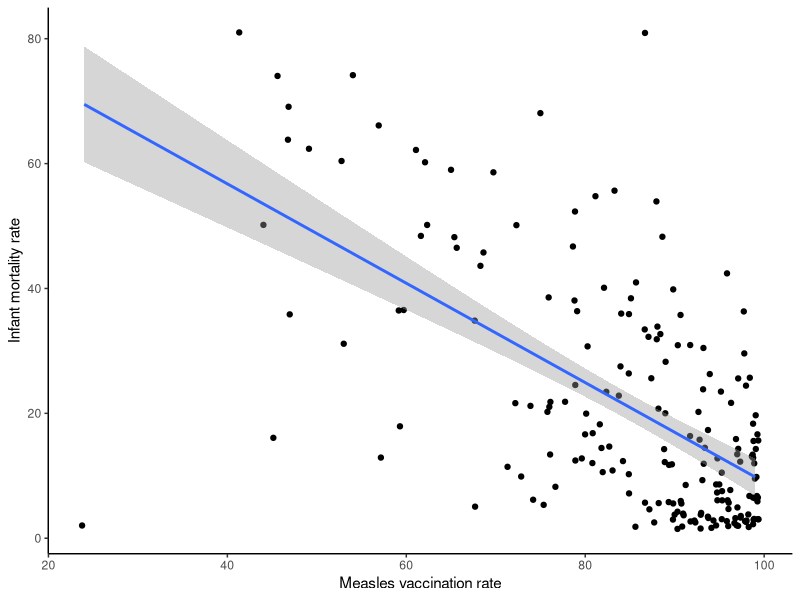
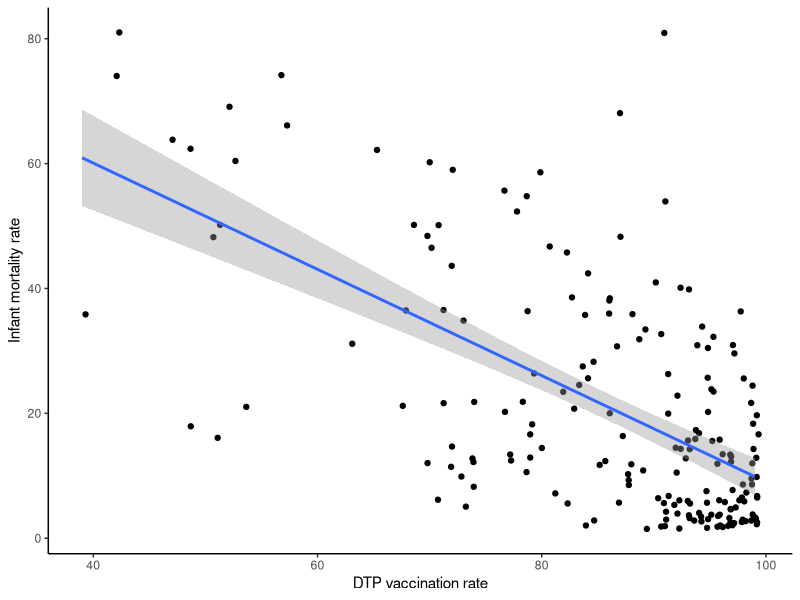
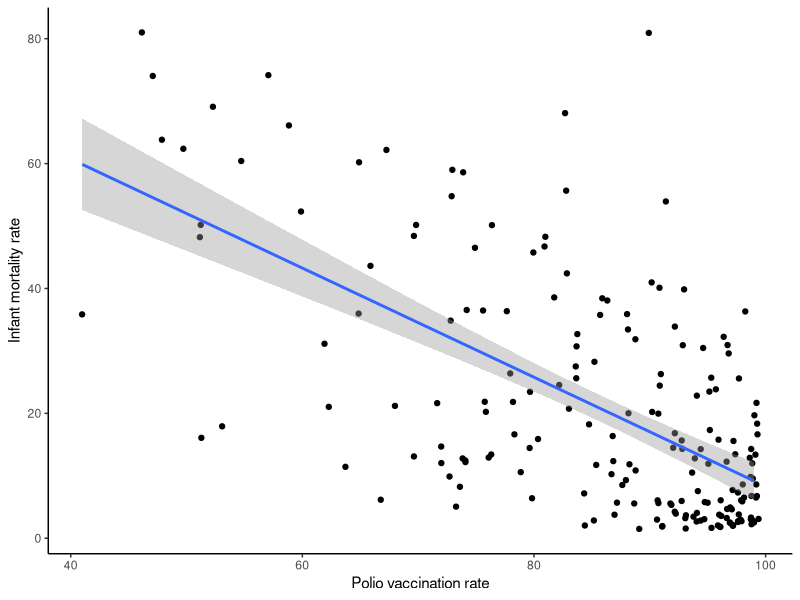
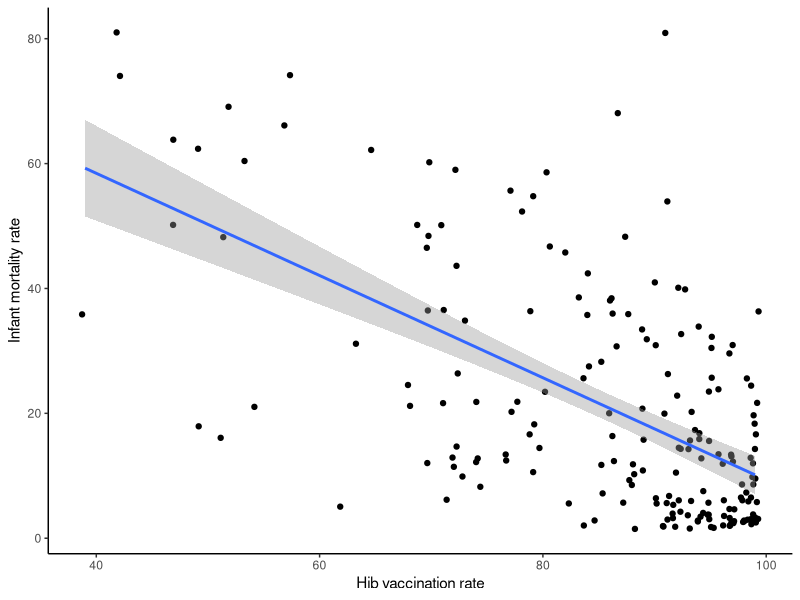
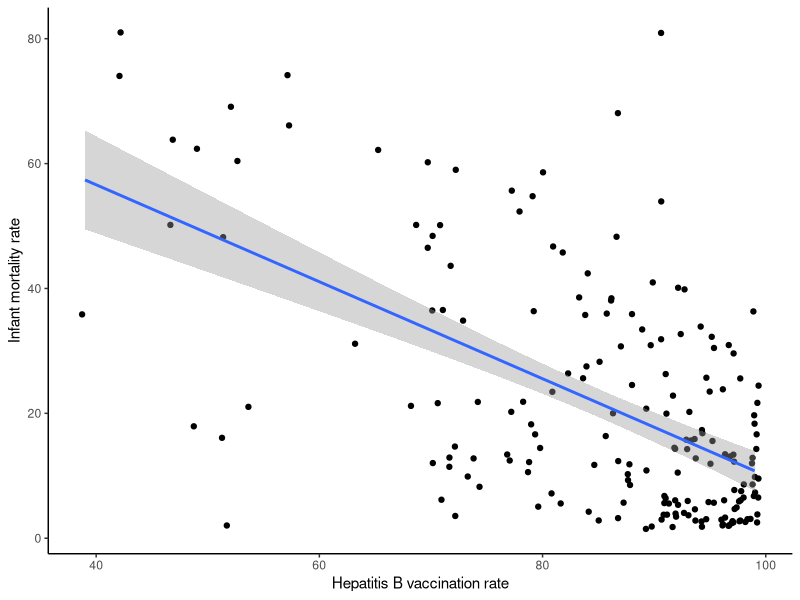
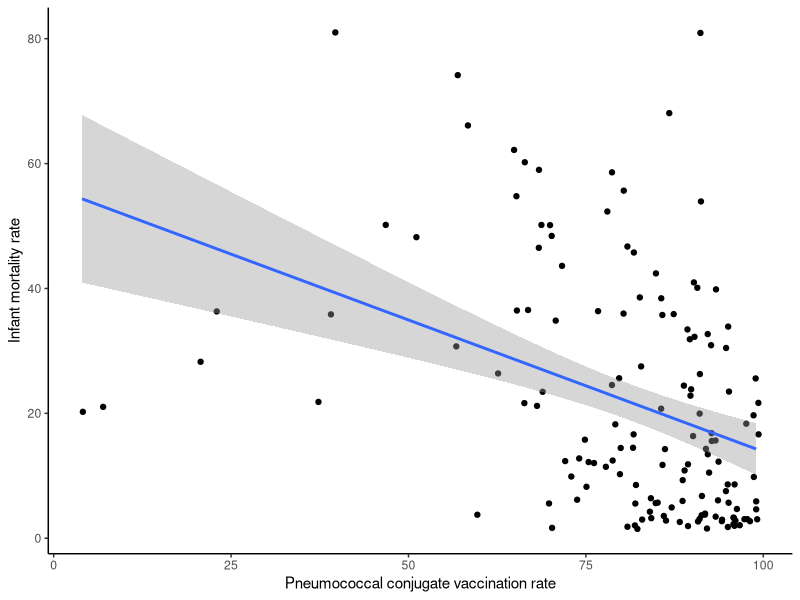
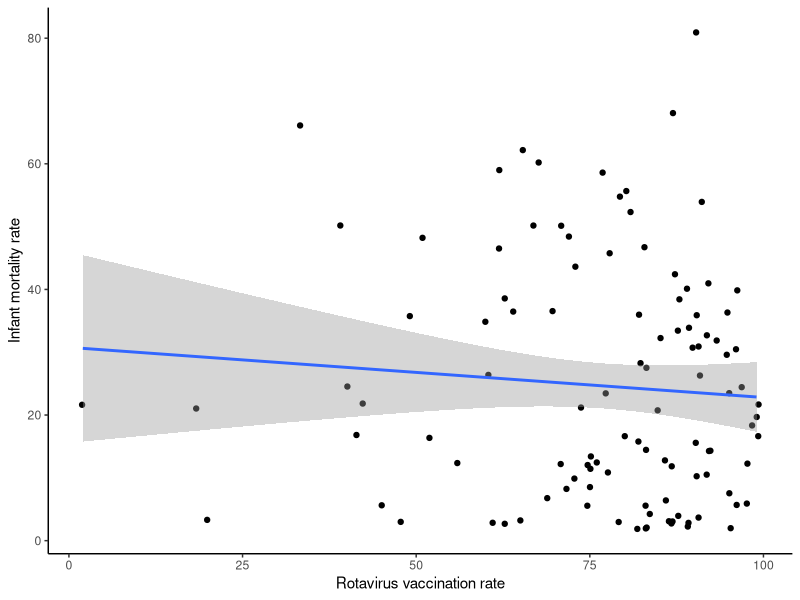
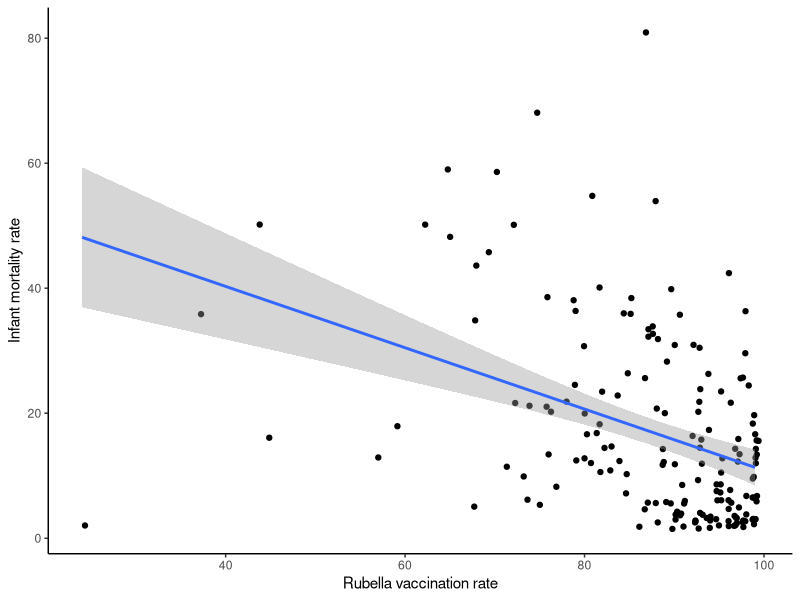

R code for these plots, in order: (Note: this script raises an error after producing the figures.)
library(tidyverse)
library(cowplot)
library(car)

df = read_tsv("../data/Unicef_vaccination_doses_2019.txt")

# this includes several rows that are about continents like 'Africa' or other stuff like "Australia and New Zealand"
#and I'm ONLY interested in the country stuff

non_countries = c("Africa", "Americas", "Australia and New Zealand", "Central Asia", "Central and Southern Asia",
                 "East Asia and Pacific", "Eastern Asia", "Eastern Europe and Central Asia",
                 "Eastern Mediterranean", "Eastern and South-Eastern Asia", "Eastern and Southern Africa", "Europe",
                 "Europe and Central Asia", "Europe and Northern America", "Landlocked developing countries (LLDCs)",
                 "Latin America & the Caribbean", "Latin America and Caribbean", "Least developed countries (LDCs)",
                 "Middle East and North Africa", "North America", "Northern Africa", "Northern Africa and Western Asia",
                 "Oceania", "Oceania excluding Australia and New Zealand", "Small Island Developing States (SIDS)",
                 "South Asia", "South-Eastern Asia", "Southeast Asia", "Southern Asia",
                 "UNICEF reporting regions - Global", "West and Central Africa", "Western Asia", "Western Europe",
                 "Western Pacific", "World", "World Bank (high income)", "World Bank (low income)",
                 "World Bank (lower middle income)", "World Bank (upper middle income)",
                 "World Health Organisation regions - Global", "sub-Saharan Africa")

# select for infant mortality data 
IMR_df = df %>% filter(Indicator == "Infant mortality rate" & Sex == "Total") 
# remove non-countries 
for (i in 1:length(non_countries)) {
  area = non_countries[i]
  IMR_df = IMR_df[IMR_df$`Geographic area` != area,]
}

#select for child mortality data 
CMR_df = df %>% filter(Indicator == "Child mortality rate (aged 1-4 years)" & Sex == "Total")
for (i in 1:length(non_countries)) {
  area = non_countries[i]
  CMR_df = CMR_df[CMR_df$`Geographic area` != area,]
}

# MMR 
mmr_str = "Percentage of surviving infants who received the first dose of measles-containing vaccine"
mmr_df = df %>% filter(Indicator == mmr_str)
for (i in 1:length(non_countries)) {
  area = non_countries[i]
  mmr_df = mmr_df[mmr_df$`Geographic area` != area,]
}

# DTP
dtp_str = "Percentage of surviving infants who received the third dose of DTP-containing vaccine"
dtp_df = df %>% filter(Indicator == dtp_str)
for (i in 1:length(non_countries)) {
  area = non_countries[i]
  dtp_df = dtp_df[dtp_df$`Geographic area` != area,]
}

# Polio
polio_str = "Percentage of surviving infants who received the third dose of inactivated polio-containing vaccine"
polio_df = df %>% filter(Indicator == polio_str)
for (i in 1:length(non_countries)) {
  area = non_countries[i]
  polio_df = polio_df[polio_df$`Geographic area` != area,]
}

# HIB
hib_str = "Percentage of surviving infants who received the third dose of Hib-containing vaccine"
hib_df = df %>% filter(Indicator == hib_str)
for (i in 1:length(non_countries)) {
  area = non_countries[i]
  hib_df = hib_df[hib_df$`Geographic area` != area,]
}

# HEP B
hepb_str = "Percentage of surviving infants who received the third dose of hep B-containing vaccine"
hepb_df = df %>% filter(Indicator == hepb_str)
for (i in 1:length(non_countries)) {
  area = non_countries[i]
  hepb_df = hepb_df[hepb_df$`Geographic area` != area,]
}

# PCV 
pcv_str = "Percentage of surviving infants who received the third dose of pneumococcal conjugate-containing vaccine (PCV)"
pcv_df = df %>% filter(Indicator == pcv_str)
for (i in 1:length(non_countries)) {
  area = non_countries[i]
  pcv_df = pcv_df[pcv_df$`Geographic area` != area,]
}

# Rotavirus 
rota_str = "Percentage of surviving infants who received the last dose of rotavirus-containing vaccine (2nd or 3rd dose depending on vaccine used)"
rota_df = df %>% filter(Indicator == rota_str)
for (i in 1:length(non_countries)) {
  area = non_countries[i]
  rota_df = rota_df[rota_df$`Geographic area` != area,]
}

# TB 
tb_str = "Percentage of live births who received bacille Calmette-Guerin (vaccine against tuberculosis)"
tb_df = df %>% filter(Indicator == tb_str)
for (i in 1:length(non_countries)) {
  area = non_countries[i]
  tb_df = tb_df[tb_df$`Geographic area` != area,]
}

# Rubella
rubella_str = "Percentage of surviving infants who received the first dose of rubella-containing vaccine"
rubella_df = df %>% filter(Indicator == rubella_str)
for (i in 1:length(non_countries)) {
  area = non_countries[i]
  rubella_df = rubella_df[rubella_df$`Geographic area` != area,]
}


# Downsample and rename 
imr_slim = IMR_df %>% select(`Geographic area`, OBS_VALUE)
imr_slim = imr_slim %>% rename("IMR" = OBS_VALUE)

mmr_slim = mmr_df %>% select(`Geographic area`, OBS_VALUE)
mmr_slim = mmr_slim %>% rename("measles" = OBS_VALUE)

dtp_slim = dtp_df %>% select(`Geographic area`, OBS_VALUE)
dtp_slim = dtp_slim %>% rename("dtp" = OBS_VALUE)

polio_slim = polio_df %>% select(`Geographic area`, OBS_VALUE)
polio_slim = polio_slim %>% rename("polio" = OBS_VALUE)

hib_slim = hib_df %>% select(`Geographic area`, OBS_VALUE) 
hib_slim = hib_slim %>% rename("hib" = OBS_VALUE)

hepb_slim = hepb_df %>% select(`Geographic area`, OBS_VALUE) 
hepb_slim = hepb_slim %>% rename("hepb" = OBS_VALUE)

pcv_slim = pcv_df %>% select(`Geographic area`, OBS_VALUE)
pcv_slim = pcv_slim %>% rename("pcv" = OBS_VALUE)

rota_slim = rota_df %>% select(`Geographic area`, OBS_VALUE)
rota_slim = rota_slim %>% rename("rotavirus" = OBS_VALUE)

rubella_slim = rubella_df %>% select(`Geographic area`, OBS_VALUE)
rubella_slim = rubella_slim %>% rename("rubella" = OBS_VALUE)

tb_slim = tb_df %>% select(`Geographic area`, OBS_VALUE)
tb_slim = tb_slim %>% rename("tb" = OBS_VALUE)


imr_mmr = left_join(mmr_slim, imr_slim, by = c("Geographic area" = "Geographic area"))

imr_mmr_plot = ggplot(data = imr_mmr, aes(x = measles, y = IMR)) + 
  geom_jitter() + 
  theme_classic() + 
  geom_smooth(method = 'lm') + 
  labs(x = "Measles vaccination rate", y = "Infant mortality rate")
print(imr_mmr_plot)

imr_dtp = left_join(dtp_slim, imr_slim, by = c("Geographic area" = "Geographic area"))

imr_dtp_plot = ggplot(data = imr_dtp, aes(x = dtp, y = IMR)) + 
  geom_jitter() + 
  theme_classic() + 
  geom_smooth(method = 'lm') + 
  labs(x = "DTP vaccination rate", y = "Infant mortality rate")
print(imr_dtp_plot)

imr_polio = left_join(polio_slim, imr_slim, by = c("Geographic area" = "Geographic area"))

imr_polio_plot = ggplot(data = imr_polio, aes(x = polio, y = IMR)) + 
  geom_jitter() + 
  theme_classic() + 
  geom_smooth(method = 'lm') + 
  labs(x = "Polio vaccination rate", y = "Infant mortality rate")
print(imr_polio_plot)

imr_hib = left_join(hib_slim, imr_slim, by =c("Geographic area" = "Geographic area"))

imr_hib_plot = ggplot(data = imr_hib, aes(x = hib, y = IMR)) + 
  geom_jitter() + 
  theme_classic() + 
  geom_smooth(method = 'lm') + 
  labs(x = "Hib vaccination rate", y = "Infant mortality rate")
print(imr_hib_plot)

imr_hepb = left_join(hepb_slim, imr_slim, by = c("Geographic area" = "Geographic area"))

imr_hepb_plot = ggplot(data = imr_hepb, aes(x = hepb, y = IMR)) + 
  geom_jitter() + 
  theme_classic() + 
  geom_smooth(method = 'lm') + 
  labs(x = "Hepatitis B vaccination rate", y = "Infant mortality rate")
print(imr_hepb_plot)

imr_pcv = left_join(pcv_slim, imr_slim, by = c("Geographic area" = "Geographic area"))

imr_pcv_plot = ggplot(data = imr_pcv, aes(x = pcv, y = IMR)) + 
  geom_jitter() + 
  theme_classic() + 
  geom_smooth(method = 'lm') + 
  labs(x = "Pneumococcal conjugate vaccination rate", y = "Infant mortality rate")
print(imr_pcv_plot)

imr_rota = left_join(rota_slim, imr_slim, by = c("Geographic area" = "Geographic area")) 

imr_rota_plot = ggplot(data = imr_rota, aes(x = rotavirus, y = IMR)) + 
  geom_jitter() + 
  theme_classic() + 
  geom_smooth(method = 'lm') + 
  labs(x = "Rotavirus vaccination rate", y = "Infant mortality rate")
print(imr_rota_plot)

imr_rubella = left_join(rubella_slim, imr_slim, by = c("Geographic area" = "Geographic area")) 

imr_rubella_plot = ggplot(data = imr_rubella, aes(x = rubella, y = IMR)) + 
  geom_jitter() + 
  theme_classic() + 
  geom_smooth(method = 'lm') + 
  labs(x = "Rubella vaccination rate", y = "Infant mortality rate")
print(imr_rubella_plot)

imr_tb = left_join(tb_slim, imr_slim, by = c("Geographic area" = "Geographic area")) 

imr_tb_plot = ggplot(data = imr_tb, aes(x = tb, y = IMR)) + 
  geom_jitter() + 
  theme_classic() + 
  geom_smooth(method = 'lm') + 
  labs(x = "Tuberculosis vaccination rate", y = "Infant mortality rate")
print(imr_tb_plot)

plot_grid(imr_dtp_plot, imr_hib_plot, imr_hepb_plot, imr_polio_plot, imr_rota_plot, imr_tb_plot, imr_pcv_plot, 
          imr_mmr_plot, labels = "AUTO")

grid = plot_grid(imr_dtp_plot, imr_hib_plot, imr_hepb_plot, imr_polio_plot, 
                 imr_rubella_plot, imr_rota_plot, imr_tb_plot, imr_pcv_plot, 
                 imr_mmr_plot)

# linear regression statistics
lm_dtp = lm(IMR~dtp, imr_dtp)
lm_hib = lm(IMR~hib, imr_hib)
lm_hepb = lm(IMR~hepb, imr_hepb)
lm_polio = lm(IMR~polio, imr_polio)
lm_rota = lm(IMR~rotavirus, imr_rota)
lm_tb = lm(IMR~tb, imr_tb)
lm_pcv = lm(IMR~pcv, imr_pcv)
lm_mmr = lm(IMR~measles, imr_mmr)

# linear regression assumptions 
my.dir <-rstudioapi::getActiveDocumentContext()$path
vaccine <- sub("(.*vaccine_reevaluation\\/).*", "\\1", my.dir)

# DTP
plot(lm_dtp, 1) # 1_linear
durbinWatsonTest(lm_dtp) # 2_independent
plot(lm_dtp, 3) # 3_constant_variance
ncvTest(lm_dtp) # 4_constant_variance_test

# HIB 
plot(lm_hib, 1) # 1_linear
durbinWatsonTest(lm_hib) # 2_independent
plot(lm_hib, 3) # 3_constant_variance
ncvTest(lm_hib) # 4_constant_variance_test

# HEPB 
plot(lm_hepb, 1) # 1_linear
durbinWatsonTest(lm_hepb) # 2_independent
plot(lm_hepb, 3) # 3_constant_variance
ncvTest(lm_hepb) # 4_constant_variance_test

# Polio
plot(lm_polio, 1) # 1_linear
durbinWatsonTest(lm_polio) # 2_independent
plot(lm_polio, 3) # 3_constant_variance
ncvTest(lm_polio) # 4_constant_variance_test

# Rotavirus 
plot(lm_rota, 1) # 1_linear
durbinWatsonTest(lm_rota) # 2_independent
plot(lm_rota, 3) # 3_constant_variance
ncvTest(lm_rota) # 4_constant_variance_test

# TB
plot(lm_tb, 1) # 1_linear
durbinWatsonTest(lm_tb) # 2_independent
plot(lm_tb, 3) # 3_constant_variance
ncvTest(lm_tb) # 4_constant_variance_test

# PCV 
plot(lm_pcv, 1) # 1_linear
durbinWatsonTest(lm_pcv) # 2_independent
plot(lm_pcv, 3) # 3_constant_variance
ncvTest(lm_pcv) # 4_constant_variance_test

# Measles
plot(lm_mmr, 1) # 1_linear
durbinWatsonTest(lm_mmr) # 2_independent
plot(lm_mmr, 3) # 3_constant_variance
ncvTest(lm_mmr) # 4_constant_variance_test

# t test of coefficients 
library("lmtest")
library("sandwich")

coeftest(lm_dtp, vcov = vcovHC(lm_dtp, type = "HC0"))
coeftest(lm_hepb, vcov = vcovHC(lm_hepb, type = "HC0"))
coeftest(lm_hib, vcov = vcovHC(lm_hib, type = "HC0"))
coeftest(lm_polio, vcov = vcovHC(lm_polio, type = "HC0"))
#coeftest(lm_rota, vcov = vcovHC(lm_rota, type = "HC0"))
coeftest(lm_tb, vcov = vcovHC(lm_tb, type = "HC0"))
coeftest(lm_pcv, vcov = vcovHC(lm_pcv, type = "HC0"))
coeftest(lm_mmr, vcov = vcovHC(lm_mmr, type = "HC0"))
